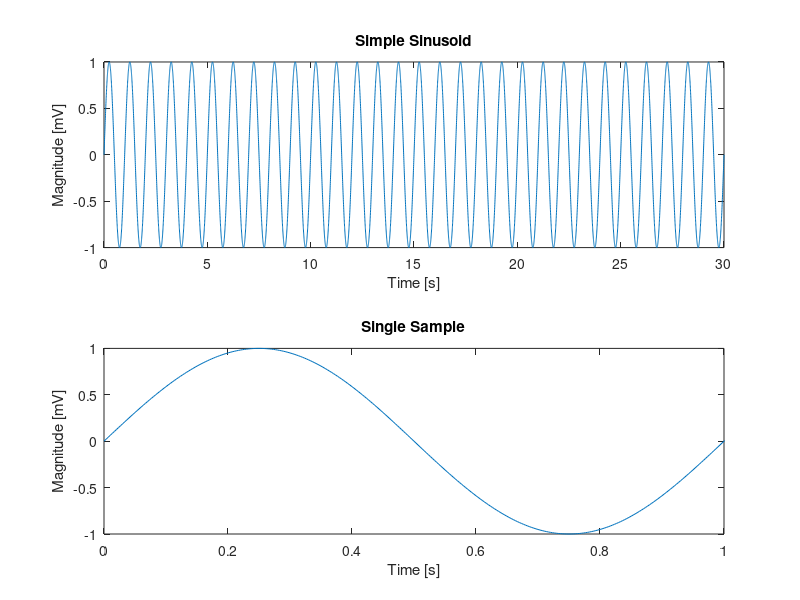
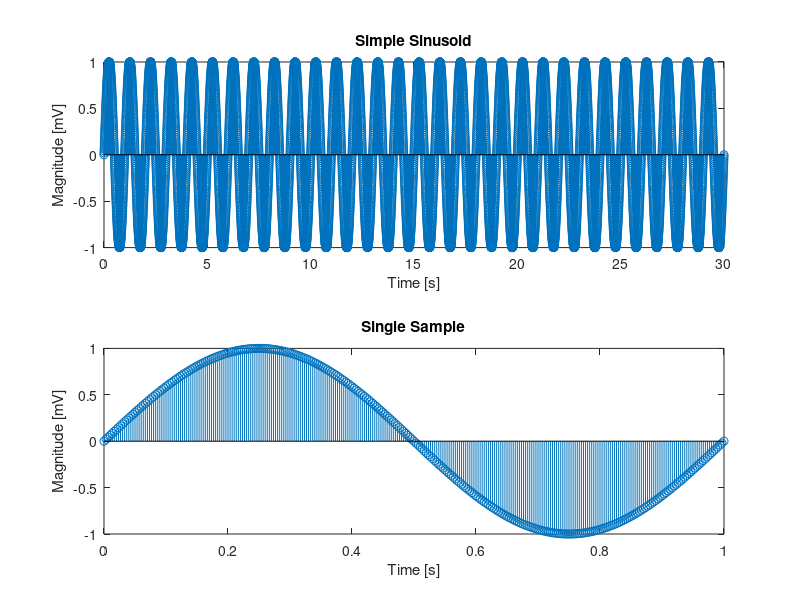

Reproduce these figures in MATLAB, in order. (Note: this script raises an error after producing the figures.)
%{
% Name: Joshua Vincent
% Lab: BIOE 162
% Session: M | T
% Date: 25 January 2021
%}

clear

% Model a simple sinusoid
fs = 300; % This is the sampling rate in the PhysioNet
dt = 1/fs; % Time between samples
ns = 30; % This is the median sample time in PhysioNet
t = 0:dt:ns;
a = 1;
f = 1; % 1 Hz
period = 1/f;
omega = 2*pi*f;
phi = 0;
y = a*sin((omega*t) + phi);

% Plot the data continuously
figure() % Create a new figure
subplot(211) % Switch to first figure
plot(t, y)
xlabel("Time [s]")
ylabel("Magnitude [mV]") % As an example
title("Simple Sinusoid")

% Zoom in on a single sample
subplot(212) % Switch to second row
plot(t, y)
xlim([0 period])
xlabel("Time [s]")
ylabel("Magnitude [mV]")
title("Single Sample")

% Plot the data discretely
figure()
subplot(211)
stem(t, y)
xlabel("Time [s]")
ylabel("Magnitude [mV]") % As an example
title("Simple Sinusoid")
subplot(212)
stem(t, y)
xlim([0 period])
xlabel("Time [s]")
ylabel("Magnitude [mV]")
title("Single Sample")

% Changing between coordinate spaces
a = [10 -13];
b = [-5 3];
[th, r] = cart2pol(a, b); % Cartesian to polar
fprintf("Theta: %f\tR: %f\n", th, r)
[u, v] = pol2cart(th, r); % Polar to cartesian
fprintf("u: %f\tv: %f\n", u, v)

% It is more convenient to perform calculations in polar space
a = [8 3];
b = [5 -6];
[th, r] = cart2pol(a, b); % Cartesian to polar
fprintf("Theta: %f\tR: %f\n", th, r)
z = r.*exp(1j*th);
fprintf("z(1): %f\tz(2): %f\n", z(1), z(2))
product = z(1)*z(2);
quotient = z(1)/z(2);
power = z(1)^3;
fprintf("Product: %f\tQuotient: %f\tPower: %f\n", product, quotient, power)

% Addition of complex numbers in cartesian space
a = [5 3];
b = [5 4];
z = complex(a, b);
sum = z(1) + z(2);
fprintf("Sum: %f\n", sum)

% Addition of complex numbers in polar space
th = [pi/6 pi/5];
r = [2 10];
z = r.*exp(1j*th);
sum = z(1) + z(2);
fprintf("Sum: %f\n", sum)

% Condense multiple sinusoids into a single sinusoids
a = 5;
b = -1;
[c, th] = condense(a, b);
fprintf("c: %f\ttheta: %f\n", c, th)

% Plotting sinusoids and exponentially-varying sinusoids
t = 0:dt:50;
figure()

omega = pi/10;
theta = pi/3;
a = 3;
b = 2;
y = (a*cos((omega*t) + theta)) + (b*sin(omega*t));
subplot(211)
plot(t, y)
xlabel("Time [s]")
ylabel("Magnitude")
title("Superposition of Sinusoids")

omega1 = -0.2;
omega2 = pi/4;
a = 3;
y = a*exp(omega1*t).*cos(omega2*t);
subplot(212)
plot(t, y)
xlabel("Time [s]")
ylabel("Magnitude")
title("Exponential Decay of Sinusoid")

% What is the condition to condense sinusoids?
% The sinusoids must have the same angular frequency and phase.
function [c, th] = condense(a, b)
    c = atan(-b/a);
    th = acos(a/c);
end
